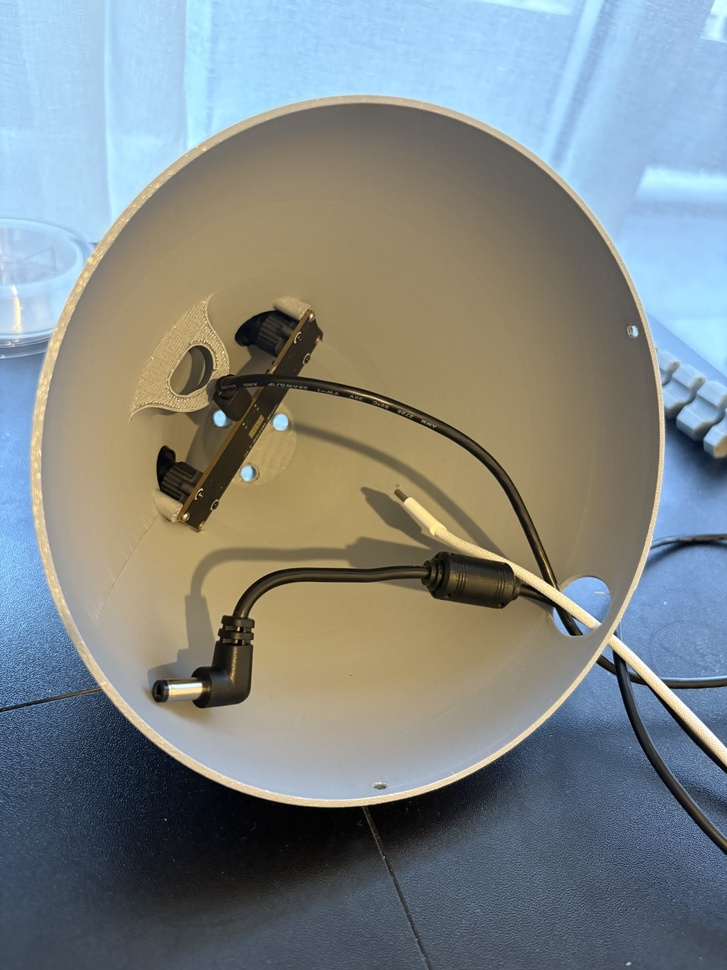
#> input picture assets/media/assembly/cables_1.jpeg, 727 x 970 px, shrunk from 4284 x 5712 before the run
$ python -i augmentation.py   (imports and definitions only)
#> lines starting #> are read from the running program, lines starting #| are printed output that depends on the picture; after the words box and inside, x2 and y2 are one past the last pixel; in counts of white or black regions, pixels touching at a corner belong together
"""Image augmentation pipelines for vision training."""

import cv2
import numpy as np
import random
from PIL import Image, ImageEnhance
import albumentations as A
from typing import Tuple, Optional


class AugmentationPipeline:
    """Manages image augmentation pipelines for training data."""

    @staticmethod
    def clean_alpha_channel(
        image_pil: Image.Image, alpha_threshold: int = 50
    ) -> Image.Image:
        """Clean alpha channel to remove semi-transparent artifacts.

        Args:
            image_pil: PIL image with alpha channel
            alpha_threshold: Threshold for alpha cleanup

        Returns:
            Image with cleaned alpha channel
        """
        if image_pil.mode != "RGBA":
            return image_pil

        r, g, b, alpha = image_pil.split()
        cleaned_alpha = alpha.point(lambda p: 0 if p < alpha_threshold else p)
        cleaned_alpha = cleaned_alpha.point(lambda p: 255 if p > alpha_threshold else 0)

        return Image.merge("RGBA", (r, g, b, cleaned_alpha))

    # [62 lines left out: functions get_tight_bbox, resize_object, not called in this run]

    @staticmethod
    def rotate_object(
        image_pil: Image.Image, angle_range: Tuple[float, float] = (-180, 180)
    ) -> Image.Image:
        """Rotate object while keeping it fully visible.

        Args:
            image_pil: Object image to rotate
            angle_range: Min/max rotation angles in degrees

        Returns:
            Rotated object image
        """
        angle = random.uniform(angle_range[0], angle_range[1])

        if image_pil.mode != "RGBA":
            image_pil = image_pil.convert("RGBA")

        rotated_image = image_pil.rotate(
            angle,
            expand=True,
            resample=Image.BICUBIC,
            fillcolor=(0, 0, 0, 0),
        )

        rotated_image = AugmentationPipeline.clean_alpha_channel(
            rotated_image, alpha_threshold=50
        )
        return rotated_image

    # [237 lines left out: functions create_background_augmentation_pipeline, augment_background, create_composite_augmentation_pipeline, apply_composite_augmentations, paste_object, apply_lighting_effects, not called in this run]

>>> from PIL import Image
>>> picture = Image.open('../../../assets/media/assembly/cables_1.jpeg')
#> picture is the input picture: PIL image 727x970 RGB; mean R, G, B 128.7, 135.5, 134.8
>>> result = AugmentationPipeline().rotate_object(picture)
#> in rotate_object, `rotated_image = image_pil.rotate( angle, expand=True, resample=Image.B..`:
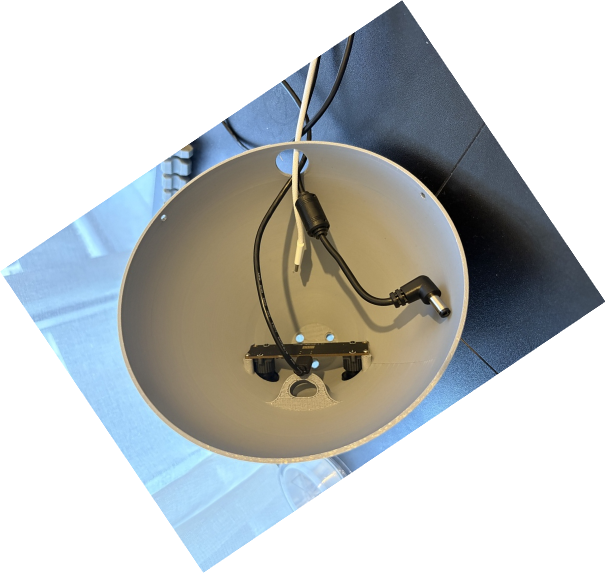
#> rotated_image: PIL image 1211x1146 RGBA (shown at 1/2 size); mean R, G, B, A 65.1, 68.6, 68.2, 129.6; transparent parts drawn white
#> in clean_alpha_channel, `r, g, b, alpha = image_pil.split()`:
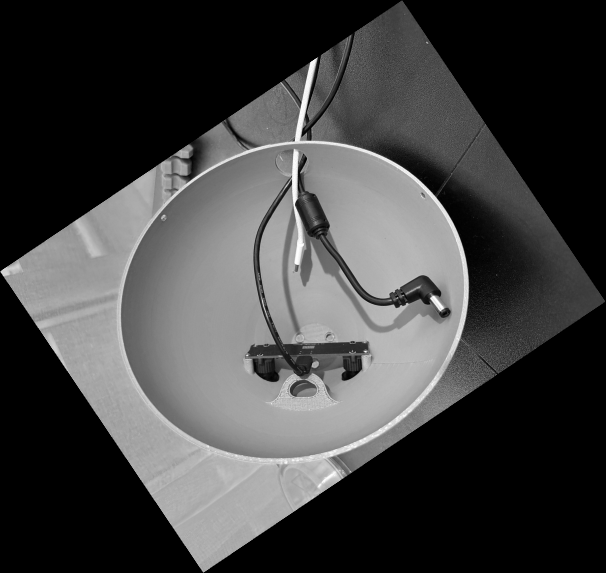
#> r: PIL image 1211x1146 L (shown at 1/2 size); min 0, max 255, mean 65.1
#> in clean_alpha_channel, `r, g, b, alpha = image_pil.split()`:
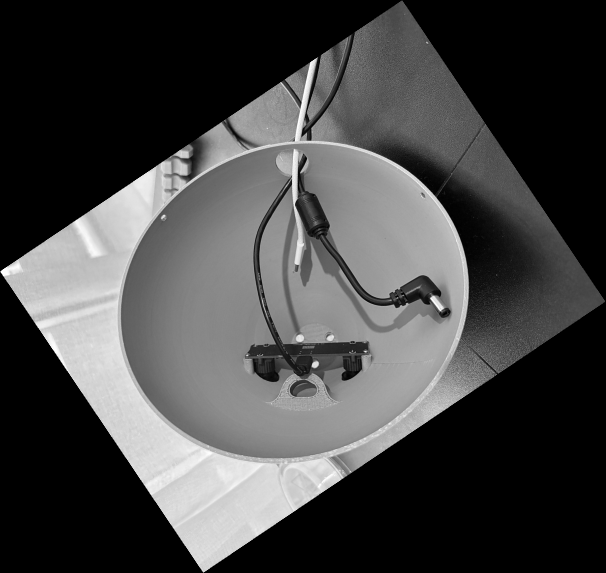
#> g: PIL image 1211x1146 L (shown at 1/2 size); min 0, max 255, mean 68.6
#> in clean_alpha_channel, `r, g, b, alpha = image_pil.split()`:
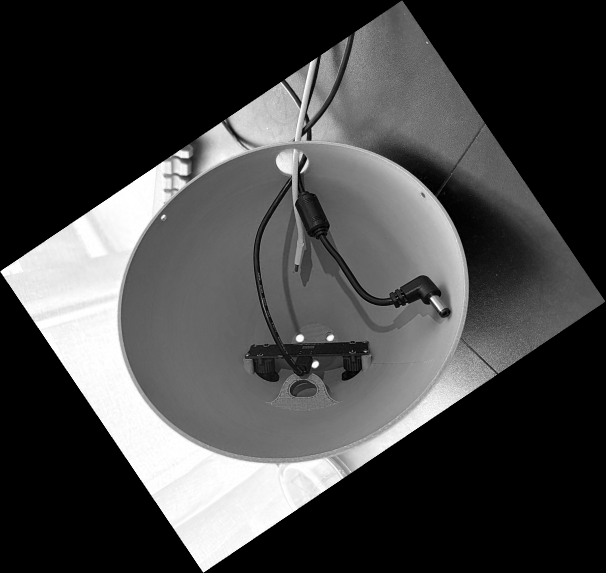
#> b: PIL image 1211x1146 L (shown at 1/2 size); min 0, max 255, mean 68.2
#> in clean_alpha_channel, `r, g, b, alpha = image_pil.split()`:
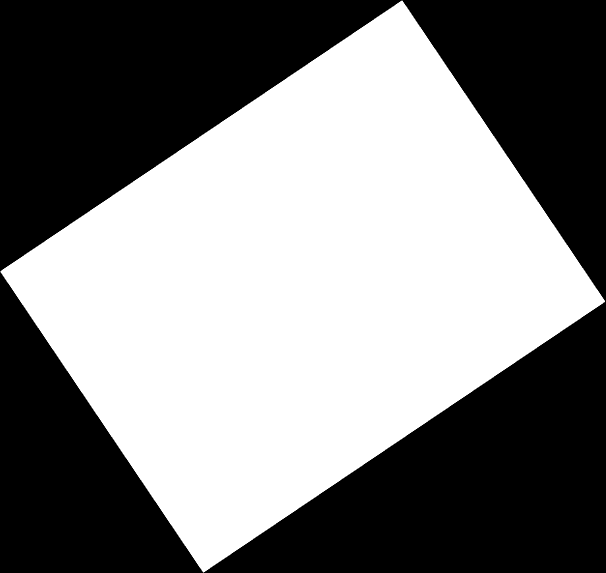
#> alpha: PIL image 1211x1146 L (shown at 1/2 size); 50.8% white; 1 black region, box (x1, y1, x2, y2) and area: (0, 0, 1211, 1146) 682616

$ run again, on assets/media/assembly/cables_10.jpeg
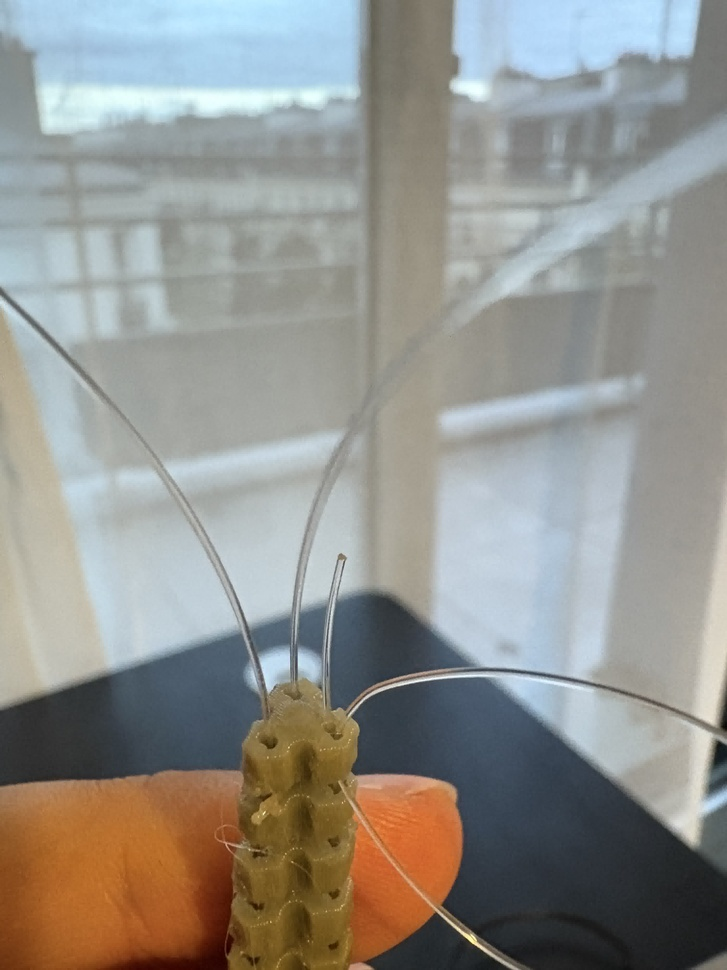
#> input picture assets/media/assembly/cables_10.jpeg, 727 x 970 px, shrunk from 3024 x 4032 before the run
#> picture is the input picture: PIL image 727x970 RGB; mean R, G, B 146.1, 145.6, 140.6
#> in rotate_object, `rotated_image = image_pil.rotate( angle, expand=True, resample=Image.B..`:
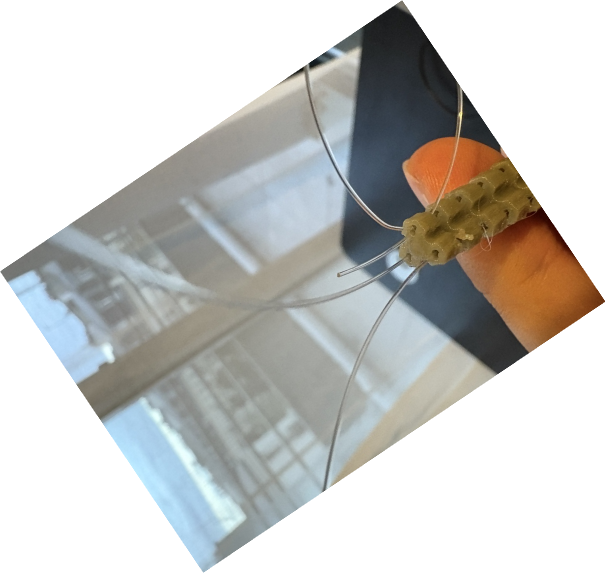
#> rotated_image: PIL image 1211x1146 RGBA (shown at 1/2 size); mean R, G, B, A 74, 73.7, 71.2, 129.6; transparent parts drawn white
#> in clean_alpha_channel, `r, g, b, alpha = image_pil.split()`:
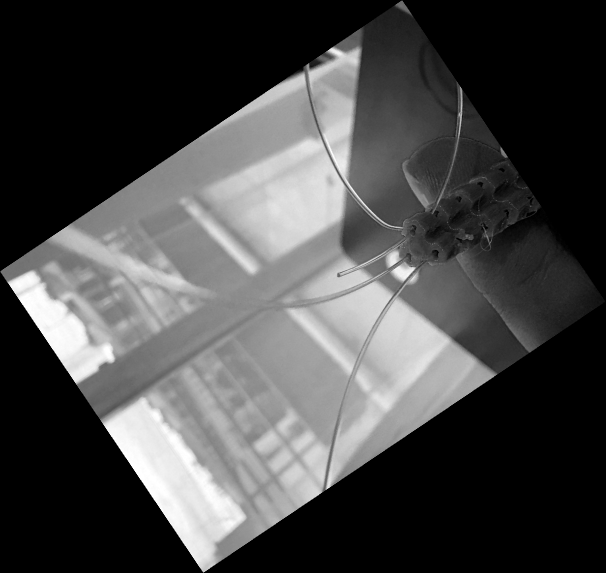
#> b: PIL image 1211x1146 L (shown at 1/2 size); min 0, max 255, mean 71.2
#> alpha: PIL image 1211x1146 L; 50.8% white; 1 black region, box (x1, y1, x2, y2) and area: (0, 0, 1211, 1146) 682616

$ run again, on assets/media/assembly/cables_11.jpeg
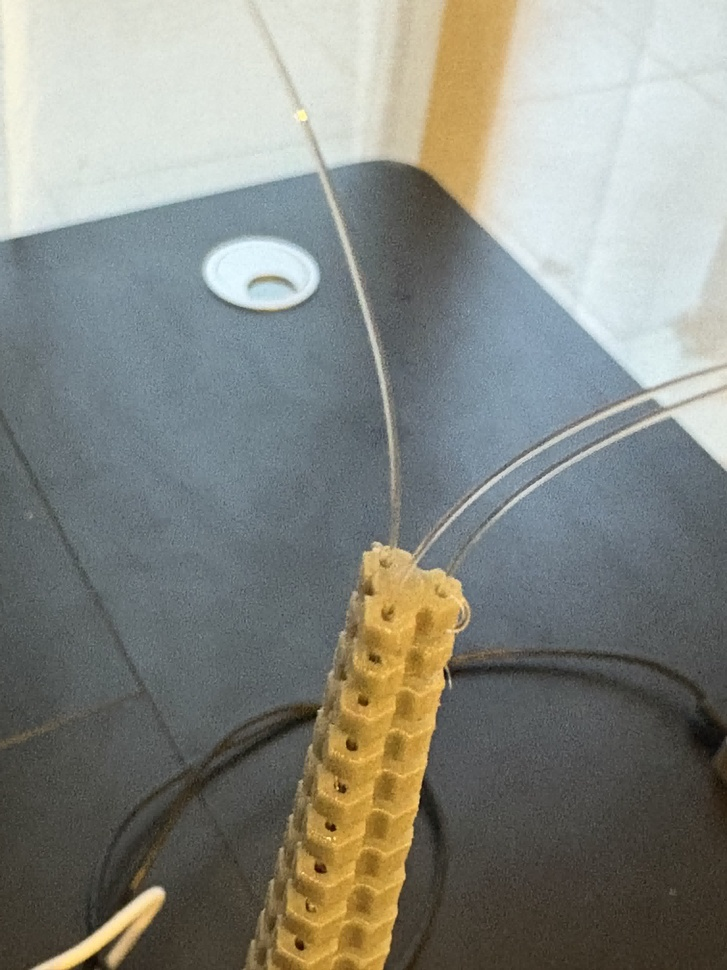
#> input picture assets/media/assembly/cables_11.jpeg, 727 x 970 px, shrunk from 3024 x 4032 before the run
#> picture is the input picture: PIL image 727x970 RGB; mean R, G, B 134, 136.1, 129.1
#> in rotate_object, `rotated_image = image_pil.rotate( angle, expand=True, resample=Image.B..`:
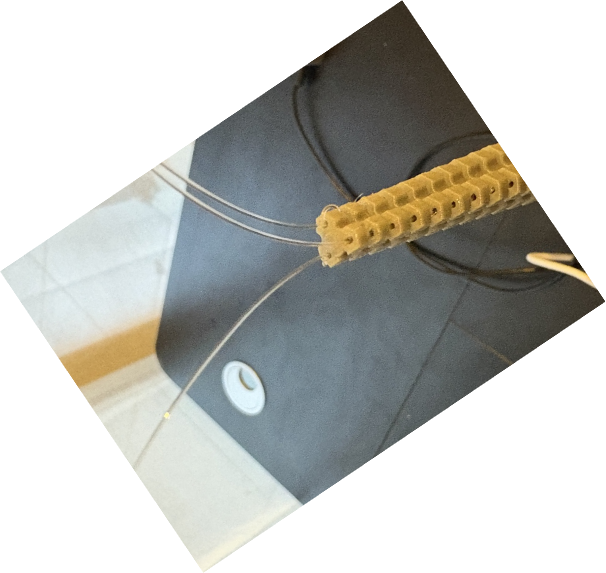
#> rotated_image: PIL image 1211x1146 RGBA (shown at 1/2 size); mean R, G, B, A 67.8, 68.9, 65.4, 129.6; transparent parts drawn white
#> in clean_alpha_channel, `r, g, b, alpha = image_pil.split()`:
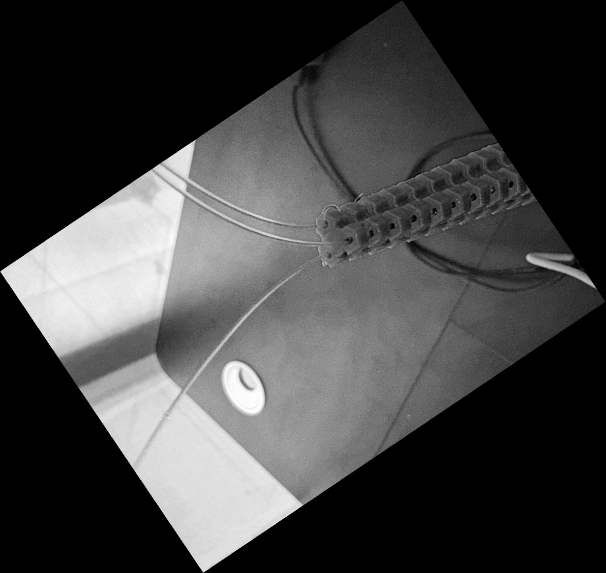
#> b: PIL image 1211x1146 L (shown at 1/2 size); min 0, max 255, mean 65.4
#> alpha: PIL image 1211x1146 L; 50.8% white; 1 black region, box (x1, y1, x2, y2) and area: (0, 0, 1211, 1146) 682616

$ run again, on assets/media/assembly/cables_12.jpeg
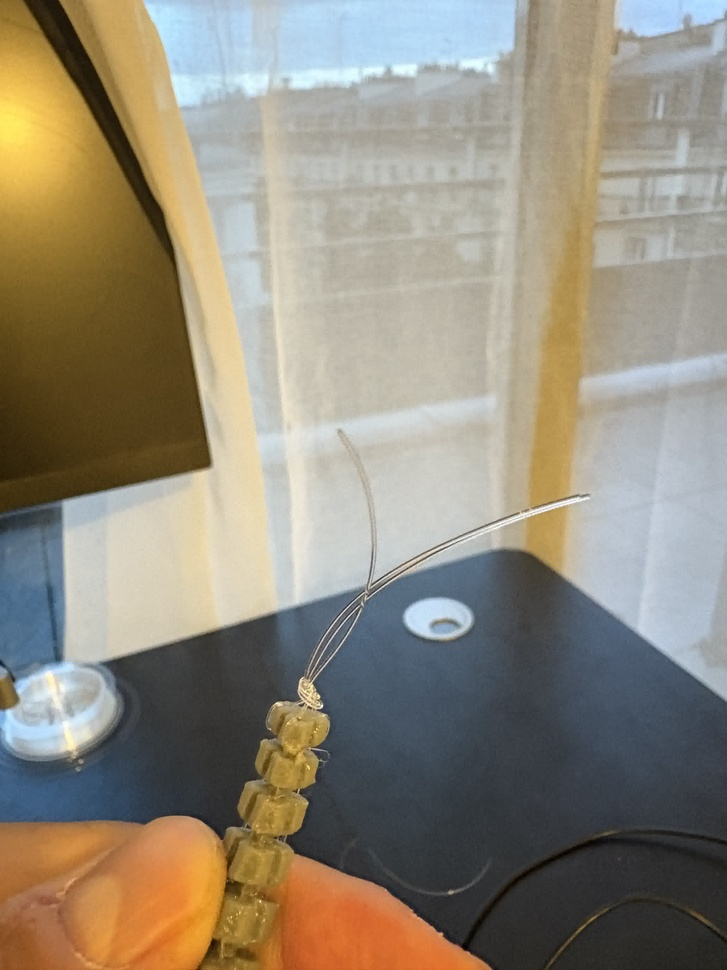
#> input picture assets/media/assembly/cables_12.jpeg, 727 x 970 px, shrunk from 3024 x 4032 before the run
#> picture is the input picture: PIL image 727x970 RGB; mean R, G, B 145.5, 137.9, 122.4
#> in rotate_object, `rotated_image = image_pil.rotate( angle, expand=True, resample=Image.B..`:
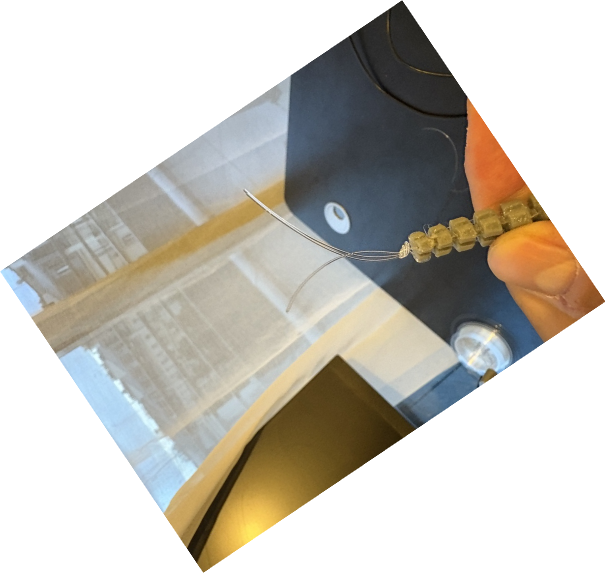
#> rotated_image: PIL image 1211x1146 RGBA (shown at 1/2 size); mean R, G, B, A 73.7, 69.8, 61.9, 129.6; transparent parts drawn white
#> in clean_alpha_channel, `r, g, b, alpha = image_pil.split()`:
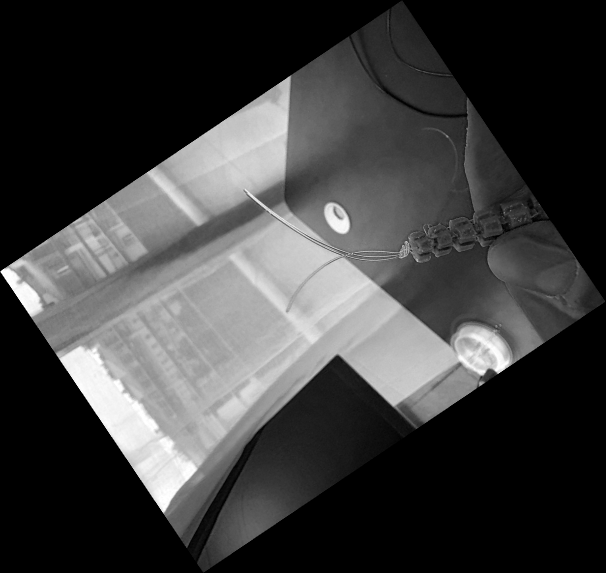
#> b: PIL image 1211x1146 L (shown at 1/2 size); min 0, max 255, mean 61.9
#> alpha: PIL image 1211x1146 L; 50.8% white; 1 black region, box (x1, y1, x2, y2) and area: (0, 0, 1211, 1146) 682616
